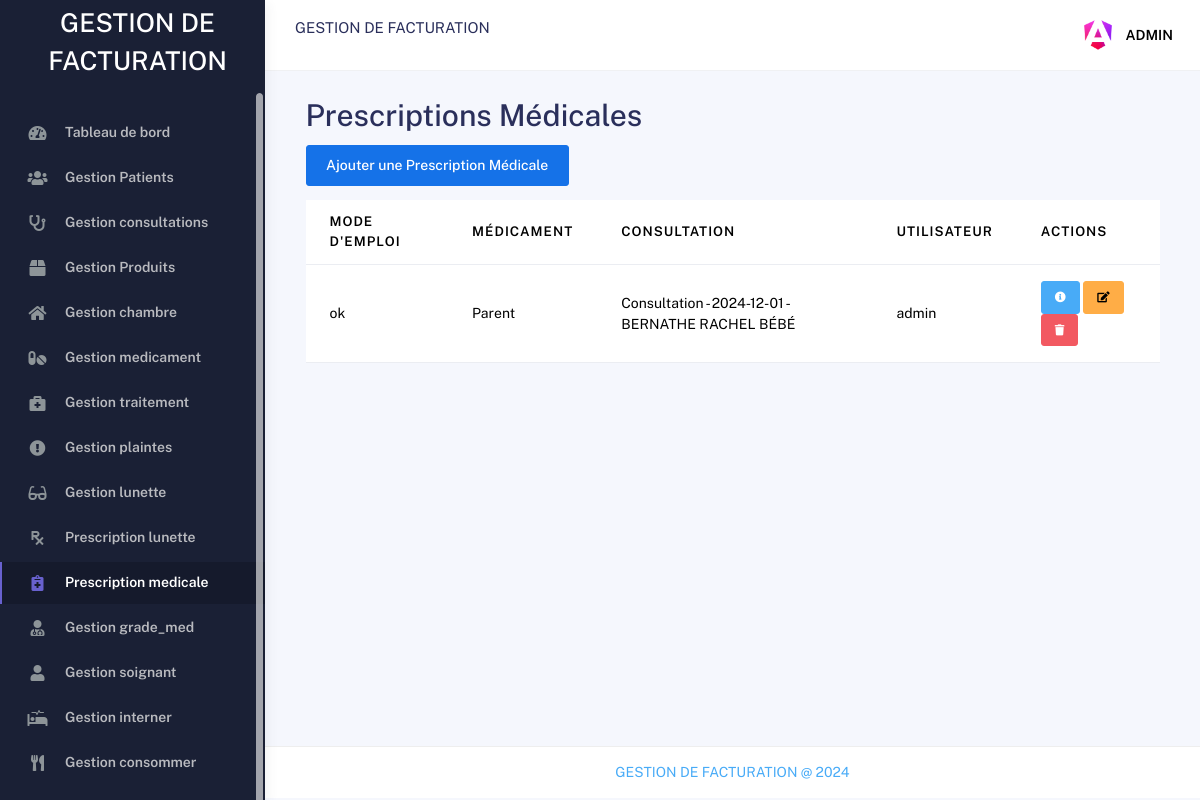
The app's page /prescriptions_medicales/ (signed in) with its own data.
### hospial/models.py (models this page shows, shortened)
class PrescriptionMedicale(models.Model):
    mode_emploi = models.CharField(max_length=50)
    medicament = models.ForeignKey(Medicament, on_delete=models.CASCADE)
    consultation = models.ForeignKey(Consultation, on_delete=models.CASCADE)
    user = models.ForeignKey(
        get_user_model(), on_delete=models.SET_NULL, null=True)

class Medicament(models.Model):
    libelle = models.CharField(max_length=50)
    emballage = models.CharField(max_length=50)
    unite = models.CharField(max_length=50)
    nbre_par_emballage = models.IntegerField()
    capacite = models.IntegerField()
    def __str__(self):
        return self.libelle

class Consultation(models.Model):
    date = models.DateField(auto_now_add=True)
    patient = models.ForeignKey(Patient, on_delete=models.CASCADE)
    soignant = models.ForeignKey('Soignant', on_delete=models.CASCADE)
    user = models.ForeignKey(
        get_user_model(), on_delete=models.SET_NULL, null=True)
    def __str__(self):
        return f"Consultation - {self.date} - {self.patient}"

class Patient(models.Model):
    nom = models.CharField(max_length=50)
    postnom = models.CharField(max_length=50)
    prenom = models.CharField(max_length=50, null=True, blank=True)
    sexe = models.CharField(max_length=1, choices=[
                            ('M', 'Male'), ('F', 'Female')])
    date_naissance = models.DateField()
    telephone = models.CharField(max_length=13)
    adresse_complete = models.CharField(max_length=100)
    employeur = models.CharField(max_length=50, null=True, blank=True)
    profession = models.CharField(max_length=50, null=True, blank=True)
    carte = models.CharField(max_length=50, null=True, blank=True)
    numero_carte = models.CharField(max_length=50, null=True, blank=True)
    def __str__(self):
        return f"{self.nom} {self.postnom} {self.prenom}"

### hospial/views.py (the view)
# urls.py: path('prescriptions_medicales/', PrescriptionMedicaleListView.as_view(), name='prescription_medicale-list'),
class PrescriptionMedicaleListView(LoginRequiredMixin, View):
    def get(self, request):
        prescriptions = PrescriptionMedicale.objects.all()
        return render(request, 'prescriptions_medicales/prescription_medicale_list.html', {'prescriptions': prescriptions})

### templates/prescriptions_medicales/prescription_medicale_list.html
{% extends 'base.html' %}
{% block content %}
<div class="container">
  <div class="page-inner">
<div class="container">
    <h1>Prescriptions Médicales</h1>
    <a class="btn btn-primary mb-3" href="{% url 'prescription_medicale-add' %}">Ajouter une Prescription Médicale</a>
    <table class="table">
        <thead>
            <tr>
                <th>Mode d'emploi</th>
                <th>Médicament</th>
                <th>Consultation</th>
                <th>Utilisateur</th>
                <th>Actions</th>
            </tr>
        </thead>
        <tbody>
            {% for prescription in prescriptions %}
            <tr>
                <td>{{ prescription.mode_emploi }}</td>
                <td>{{ prescription.medicament }}</td>
                <td>{{ prescription.consultation }}</td>
                <td>{{ prescription.user }}</td>
                <td>
                    <a class="btn btn-info btn-sm" href="{% url 'prescription_medicale-detail' prescription.pk %}"><i class="fas fa-info-circle"></i></a>
                    <a class="btn btn-warning btn-sm" href="{% url 'prescription_medicale-edit' prescription.pk %}"><i class="fas fa-edit"></i></a>
                    <a class="btn btn-danger btn-sm" href="{% url 'prescription_medicale-delete' prescription.pk %}"><i class="fas fa-trash"></i></a>
                </td>
            </tr>
            {% endfor %}
        </tbody>
    </table>
</div>
  </div>
</div>
{% endblock %}

### templates/base.html (shortened to what this page needs)
{% load static %}
<!DOCTYPE html>
<html lang="en">
{% include "./composants/header.html" %}
<body>
    <main>
        <div class="wrapper">
            {% include "./core/sidebar.html" %}
            <div class="main-panel">
                <div class="main-header">
                    <nav class="navbar navbar-header navbar-header-transparent navbar-expand-lg border-bottom">
                        <div class="container-fluid">
                            <nav class="navbar navbar-header-left navbar-expand-lg navbar-form nav-search p-0 d-none d-lg-flex">
                                <div class="">
                                    <div class="">
                                        <p class="text-uppercase text-bold">GESTION DE FACTURATION</p>
                                    </div>
                                </div>
                            </nav>
                            <ul class="navbar-nav topbar-nav ms-md-auto align-items-center">
                                <li class="nav-item topbar-user dropdown hidden-caret">
                                    <a class="dropdown-toggle profile-pic" data-bs-toggle="dropdown" href="#" aria-expanded="false">
                                        <div class="avatar-sm">
                                            <img src="{% static 'assets/img/angular_gradient.png' %}" alt="..." class="avatar-img rounded-circle" />
                                        </div>
                                        <span class="profile-username">
                                        <span class="fw-bold text-uppercase">{{request.user.username}}</span>
                                        </span>
                                    </a>
                                </li>
                            </ul>
                        </div>
                    </nav>
                </div>
                {% block content %}
                {% endblock content %}
                {% include "./composants/footer.html" %}
            </div>
        </div>
    </main>
</body>
</html>

### records on screen
PrescriptionMedicale: mode_emploi "ok", medicament "Parent", consultation "Consultation - 2024-12-01 - BERNATHE RACHEL BÉBÉ", user "admin"

### other values on screen
{{ request.user.username }} "ADMIN"
